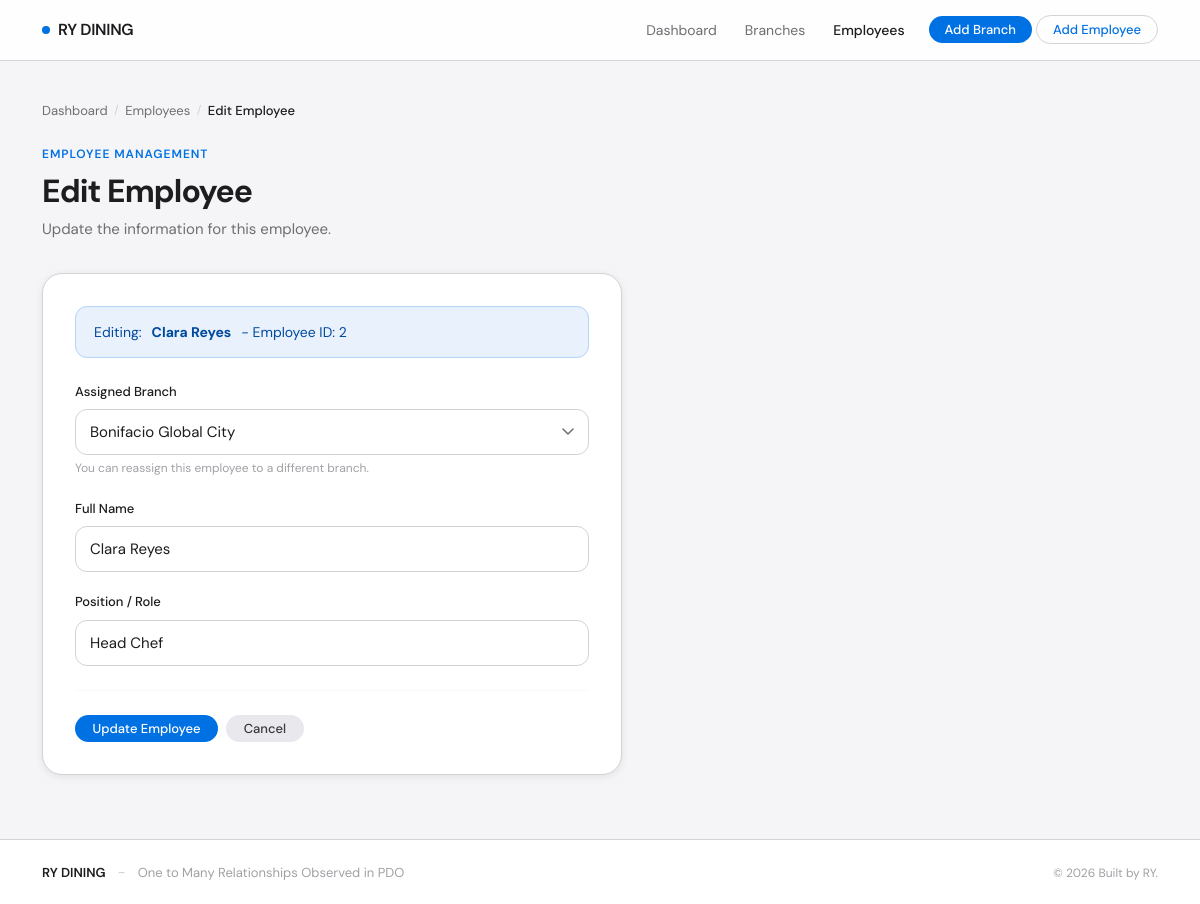
Screenshot of /employees/edit.php?id=2 with the database file from the repository.
### tables this page shows
CREATE TABLE IF NOT EXISTS employees (
    id            INT AUTO_INCREMENT PRIMARY KEY,
    branch_id     INT NOT NULL,
    employee_name VARCHAR(100) NOT NULL,
    position      VARCHAR(100) NOT NULL,
    created_at    TIMESTAMP DEFAULT CURRENT_TIMESTAMP,

    CONSTRAINT fk_branch
        FOREIGN KEY (branch_id)
        REFERENCES branches(id)
        ON DELETE CASCADE   
        ON UPDATE CASCADE
);

CREATE TABLE IF NOT EXISTS branches (
    id          INT AUTO_INCREMENT PRIMARY KEY,
    branch_name VARCHAR(100) NOT NULL,
    location    VARCHAR(150) NOT NULL,
    created_at  TIMESTAMP DEFAULT CURRENT_TIMESTAMP
);

### employees/edit.php (the view, shortened to what this page needs)
<?php
$pdo = getPDO();
$id = filter_input(INPUT_GET, 'id', FILTER_VALIDATE_INT);
$stmt = $pdo->prepare("SELECT * FROM employees WHERE id = ?");
$stmt->execute([$id]);
$employee = $stmt->fetch();
$branches = $pdo->query("SELECT id, branch_name FROM branches ORDER BY branch_name ASC")->fetchAll();
$errors   = [];
$oldInput = [
    'employee_name' => $employee['employee_name'],
    'position'      => $employee['position'],
    'branch_id'     => $employee['branch_id'],
];
require_once '../includes/header.php';
?>
<div class="container">
    <nav class="app-breadcrumb">
        <a href="/restaurant-system/index.php">Dashboard</a>
        <span class="app-breadcrumb-sep">/</span>
        <a href="/restaurant-system/employees/index.php">Employees</a>
        <span class="app-breadcrumb-sep">/</span>
        <span class="app-breadcrumb-current">Edit Employee</span>
    </nav>
    <div class="page-header">
        <span class="page-eyebrow">Employee Management</span>
        <h1 class="page-title">Edit Employee</h1>
        <p class="page-subtitle">Update the information for this employee.</p>
    </div>
    <div class="app-form-card">
        <div class="app-alert app-alert-info" style="margin-bottom:1.5rem">
            Editing: <strong><?= htmlspecialchars($employee['employee_name']) ?></strong>
            - Employee ID: <?= $employee['id'] ?>
        </div>
        <form method="POST" action="" class="app-validate" novalidate>
            <div class="app-form-group">
                <label for="branch_id" class="app-form-label">Assigned Branch</label>
                <select
                    id="branch_id"
                    name="branch_id"
                    class="app-form-control <?= isset($errors['branch_id']) ? 'is-invalid' : '' ?>"
                    required
                >
                    <?php foreach ($branches as $branch): ?>
                        <option value="<?= $branch['id'] ?>"
                            <?= ($oldInput['branch_id'] == $branch['id']) ? 'selected' : '' ?>>
                            <?= htmlspecialchars($branch['branch_name']) ?>
                        </option>
                    <?php endforeach; ?>
                </select>
                <?php if (isset($errors['branch_id'])): ?>
                    <span class="app-error-text"><?= $errors['branch_id'] ?></span>
                <?php else: ?>
                    <span class="app-form-hint">You can reassign this employee to a different branch.</span>
                <?php endif; ?>
            </div>
            <div class="app-form-group">
                <label for="employee_name" class="app-form-label">Full Name</label>
                <input
                    type="text"
                    id="employee_name"
                    name="employee_name"
                    class="app-form-control <?= isset($errors['employee_name']) ? 'is-invalid' : '' ?>"
                    placeholder="e.g. Miguel Santos"
                    value="<?= htmlspecialchars($oldInput['employee_name']) ?>"
                    required
                    maxlength="100"
                >
            </div>
            <div class="app-form-group">
                <label for="position" class="app-form-label">Position / Role</label>
                <input
                    type="text"
                    id="position"
                    name="position"
                    class="app-form-control <?= isset($errors['position']) ? 'is-invalid' : '' ?>"
                    placeholder="e.g. Head Chef, Cashier"
                    value="<?= htmlspecialchars($oldInput['position']) ?>"
                    required
                    maxlength="100"
                >
            </div>
            <hr class="form-divider">
            <div class="d-flex gap-2 flex-wrap">
                <button type="submit" class="app-btn-primary">Update Employee</button>
                <a href="/restaurant-system/employees/index.php" class="app-btn-ghost">Cancel</a>
            </div>
        </form>
    </div>
</div>
<?php require_once '../includes/footer.php'; ?>

### assets/css/pages/base.css (style rules this page uses)
:root { --white: #FFFFFF; --gray-50: #F5F5F7; --gray-100: #E8E8ED; --gray-200: #D2D2D7; --gray-400: #A1A1A6; --gray-600: #6E6E73; --gray-800: #3A3A3C; --dark: #1D1D1F; --accent: #0071E3; --accent-hover: #0077ED; --accent-light: #E8F1FC; --danger: #FF3B30; --danger-light: #FFF0EF; --success: #34C759; --success-light:#F0FBF3; --warning: #FF9500; --warning-light:#FFF5E6; --radius-sm: 8px; --radius-md: 12px; --radius-lg: 16px; --radius-xl: 20px; --shadow-xs: 0 1px 3px rgba(0,0,0,0.06); --shadow-sm: 0 2px 8px rgba(0,0,0,0.08); --shadow-md: 0 4px 16px rgba(0,0,0,0.10); --shadow-lg: 0 8px 32px rgba(0,0,0,0.12); --font-main: 'DM Sans', -apple-system, BlinkMacSystemFont, sans-serif; --font-display: 'DM Serif Display', Georgia, serif; --transition: all 0.2s ease; }
*, *::before, *::after { box-sizing: border-box; margin: 0; padding: 0; }
html { scroll-behavior: smooth; -webkit-font-smoothing: antialiased; -moz-osx-font-smoothing: grayscale; }
body { font-family: var(--font-main); font-size: 15px; line-height: 1.6; color: var(--dark); background-color: var(--gray-50); min-height: 100vh; display: flex; flex-direction: column; }
h1, h2, h3, h4, h5, h6 { font-family: var(--font-main); font-weight: 600; letter-spacing: -0.02em; color: var(--dark); line-height: 1.25; }
a { color: var(--accent); text-decoration: none; transition: var(--transition); }

### assets/css/pages/components.css (style rules this page uses)
.app-btn-primary { background: var(--accent); color: var(--white) !important; border: none; border-radius: 980px; font-size: 0.8125rem; font-weight: 500; letter-spacing: 0; padding: 0.45rem 1.1rem; transition: var(--transition); cursor: pointer; display: inline-flex; align-items: center; gap: 0.35rem; line-height: 1; }
.app-btn-ghost { background: var(--gray-100); color: var(--gray-800) !important; border: none; border-radius: 980px; font-size: 0.8125rem; font-weight: 500; padding: 0.45rem 1.1rem; transition: var(--transition); cursor: pointer; display: inline-flex; align-items: center; gap: 0.35rem; line-height: 1; }
.app-alert { padding: 0.875rem 1.125rem; border-radius: var(--radius-md); font-size: 0.875rem; font-weight: 400; display: flex; align-items: flex-start; gap: 0.625rem; margin-bottom: 1.5rem; }
.app-alert-info { background: var(--accent-light); color: #004a9e; border: 1px solid #b3d4f5; }
.app-breadcrumb { display: flex; align-items: center; gap: 0.4rem; font-size: 0.8125rem; color: var(--gray-400); margin-bottom: 1.5rem; }
.app-breadcrumb a { color: var(--gray-600); }
.app-breadcrumb-sep { color: var(--gray-200); font-size: 0.75rem; }
.app-breadcrumb-current { color: var(--dark); font-weight: 500; }
.page-header { margin-bottom: 2rem; }
.page-eyebrow { font-size: 0.75rem; font-weight: 600; letter-spacing: 0.08em; text-transform: uppercase; color: var(--accent); margin-bottom: 0.4rem; display: block; }
.page-title { font-size: 2rem; font-weight: 700; letter-spacing: -0.03em; color: var(--dark); margin-bottom: 0.35rem; }
.page-subtitle { font-size: 0.9375rem; color: var(--gray-600); font-weight: 400; }

### assets/css/pages/forms.css (style rules this page uses)
.app-form-card { background: var(--white); border: 1px solid var(--gray-200); border-radius: var(--radius-xl); box-shadow: var(--shadow-sm); padding: 2rem; max-width: 580px; }
.app-form-label { font-size: 0.8125rem; font-weight: 500; color: var(--dark); margin-bottom: 0.4rem; display: block; letter-spacing: -0.005em; }
.app-form-control { width: 100%; padding: 0.625rem 0.875rem; font-family: var(--font-main); font-size: 0.9375rem; color: var(--dark); background: var(--white); border: 1px solid var(--gray-200); border-radius: var(--radius-md); transition: var(--transition); outline: none; appearance: none; -webkit-appearance: none; }
.app-form-control::placeholder { color: var(--gray-400); }
select.app-form-control { background-repeat: no-repeat; background-position: right 0.875rem center; padding-right: 2.5rem; }
.app-form-hint { font-size: 0.75rem; color: var(--gray-400); margin-top: 0.3rem; }
.app-form-group { margin-bottom: 1.25rem; }
.form-divider { border: none; border-top: 1px solid var(--gray-100); margin: 1.5rem 0; }

### rows the page displays
employees: employee_name "Clara Reyes", id "2", branch_id "Bonifacio Global City", position "Head Chef"
